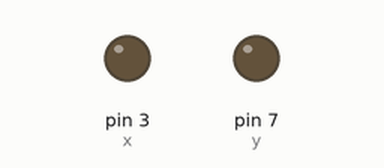
This sketch was run on a simulated Arduino Uno, built with avr-gcc and run on an emulated ATmega328P. Shown: output pins drawn as LEDs (lit = HIGH).

Above: at 0.13 s.
At 17.39 s:
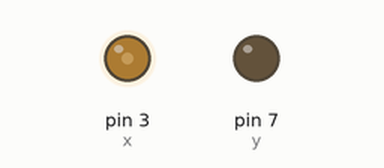
At 26.01 s:
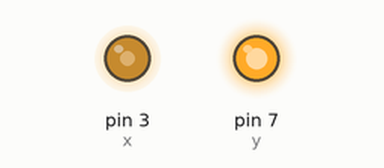
At 34.6 s:
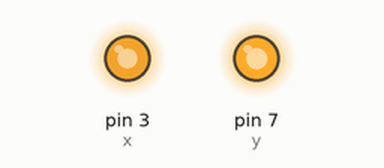
Timing chart, 0 to 40.0 s (numbered marks = the images above):
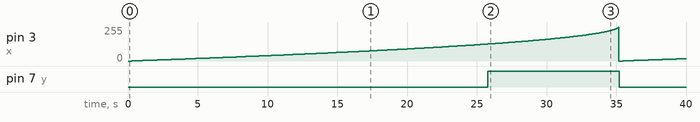

Measured:
- by itself, pin 3 (x): 0/255 → 1/255 at 0.27 s, → 2/255 0.26 s later, → 3/255 0.26 s later, → 4/255 0.26 s later, … (273 changes in this stretch)
- by itself, pin 7 (y): LOW → HIGH at 25.8 s, → LOW 9.4 s later

The sketch:

Arduino_006.ino
```cpp
int x=3;
int y=7;
int f;
void setup() {
  // put your setup code here, to run once:
 pinMode(x,OUTPUT);
 pinMode(y,OUTPUT);
}

void loop() {
  // put your main code here, to run repeatedly:

    for(int z=0;z<255;z++){
    analogWrite(x,z);
    delay(10);

  analogWrite(y,z);
    delay(255-z);//se supone que debe disminuirlo

  /// for(int z=0;z>255;z++){


  ///}

    }

}
```
